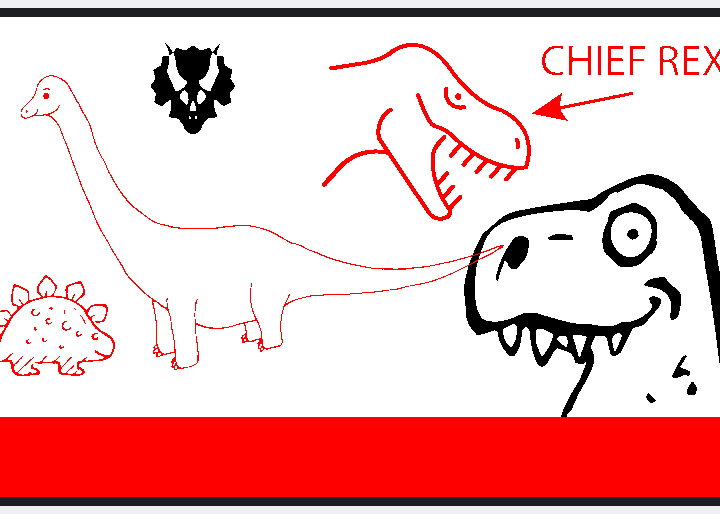
This sketch was run on a simulated Arduino Uno, built for the host (arithmetic inside an expression is 32-bit, double 64-bit). On the bench: 800×480 colour display.

Above: at 15.1 s.

The sketch:

StaticDoorSign.ino
```cpp
/* Includes ------------------------------------------------------------------*/
#include "DEV_Config.h"
#include "EPD.h"
#include "GUI_Paint.h"
#include "imagedata.h"
#include "image_b.h"
#include "image_r.h"
#include <stdlib.h>

//Create a new image cache named IMAGE_BW and fill it with white
UBYTE *BlackImage, *RYImage;

String status_message = String("out-of-office");

// ------ redraw the boiler plate screen ---------------
void redraw() {
  printf("redrawing the screen\r\n");
  /*Horizontal screen*/
  //1.Draw black image
  Paint_SelectImage(BlackImage);
  Paint_Clear(WHITE);
  Paint_DrawString_EN(250, 100, "Dr Shane T. Fleming", &Font24, WHITE, BLACK);
  Paint_DrawString_EN(230, 150, "Status:", &Font24, WHITE, BLACK);


  //2.Draw red image
  Paint_SelectImage(RYImage);
  Paint_Clear(WHITE);
  Paint_DrawString_EN(360, 150, status_message.c_str(), &Font24, WHITE, BLACK);

  printf("EPD_Display\r\n");
  EPD_7IN5B_V2_Display(BlackImage, RYImage);
  DEV_Delay_ms(2000);

}

// ------------ Draw the base image -----------------------------
void drawImage() {
  printf("show image for array\r\n");
  EPD_7IN5B_V2_Display(screen_data_b, screen_data_r);
}

// --------------------------------------------------------------

/* Entry point ----------------------------------------------------------------*/
void setup()
{
  printf("STFs door sign\r\n");
  DEV_Module_Init();

  EPD_7IN5B_V2_Init();
  //EPD_7IN5B_V2_Clear();

  UWORD Imagesize = ((EPD_7IN5B_V2_WIDTH % 8 == 0) ? (EPD_7IN5B_V2_WIDTH / 8 ) : (EPD_7IN5B_V2_WIDTH / 8 + 1)) * EPD_7IN5B_V2_HEIGHT;
  if ((BlackImage = (UBYTE *)malloc(Imagesize)) == NULL) {
    printf("Failed to apply for black memory...\r\n");
    while(1);
  }
  if ((RYImage = (UBYTE *)malloc(Imagesize)) == NULL) {
    printf("Failed to apply for red memory...\r\n");
    while(1);
  }
  printf("NewImage:BlackImage and RYImage\r\n");
  Paint_NewImage(BlackImage, EPD_7IN5B_V2_WIDTH, EPD_7IN5B_V2_HEIGHT , 0, WHITE);
  Paint_NewImage(RYImage, EPD_7IN5B_V2_WIDTH, EPD_7IN5B_V2_HEIGHT , 0, WHITE);

  drawImage();

  //redraw();

  //printf("Goto Sleep...\r\n");
  //EPD_7IN5B_V2_Sleep();
  //free(BlackImage);
  //free(RYImage);
  //BlackImage = NULL;
  //RYImage = NULL;

}

/* The main loop -------------------------------------------------------------*/
void loop()
{
  delay(30000);
  status_message = String("out-of-office");
  //redraw();

  delay(30000);
  status_message = String("working from home");
  //redraw();

  delay(30000);
  status_message = String("in the CoFo");
  //redraw();
}

//DEV_Delay_ms(500);


  //Select Image
//  Paint_SelectImage(BlackImage);
//  Paint_Clear(WHITE);
//  Paint_SelectImage(RYImage);
//  Paint_Clear(WHITE);

//#if 1   // show image for array
//  printf("show image for array\r\n");
//  EPD_7IN5B_V2_Display(gImage_7in5_V2_b, gImage_7in5_V2_ry);
//  DEV_Delay_ms(2000);
//#endif
```

ImageData.h
```cpp
// (licence header left out)
#ifndef _IMAGEDATA_H_
#define _IMAGEDATA_H_

extern const unsigned char gImage_7in5_V2_b[];
extern const unsigned char gImage_7in5_V2_ry[];

#endif
/* FILE END */
```

Source omitted: ImageData.c (data table, 398547 bytes), image_b.h (data table, 205048 bytes), image_r.h (data table, 200048 bytes)
